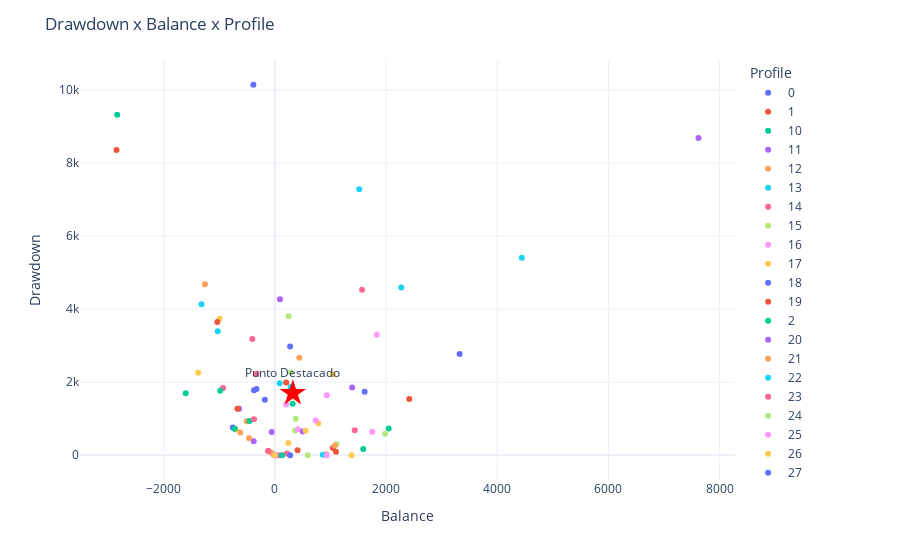

Notebook code for this chart:
### Code cell
# Crear la gráfica de dispersión
fig = px.scatter(df, 
                 x="Balance", y="Drawdown", 
                 color="Profile", 
                 hover_name="Profile", 
                 template='plotly_white')



# Añadir el título
fig.update_layout(title='Drawdown x Balance x Profile')

# Añadir punto destacado
highlighted_point = {
    "x": [sum(df['Balance']) / len(df['Balance'])],
    "y": [sum(df['Drawdown']) / len(df['Drawdown'])],
    "text": ["Punto Destacado"],
    "marker": {"color": "red", "size": 20, "symbol": "star"}
}

fig.add_trace(
    go.Scatter(
        x=highlighted_point["x"],
        y=highlighted_point["y"],
        mode='markers+text',
        text=highlighted_point["text"],
        textposition='top center',
        marker=highlighted_point["marker"],
        name='Punto Destacado'
    )
)

# Calcular el centroide
X = sum(df['Balance']) / len(df['Balance'])
Y = sum(df['Drawdown']) / len(df['Drawdown'])
print(f'centroide X: {X}, Y: {Y}')

# Mostrar la gráfica
fig.show()

### Figure 1 — Plotly figure (JSON) as saved in the notebook; plotly's stock layout.template omitted (floating-point values rounded to 4 significant figures)
{"data": [{"hovertemplate": "<b>%{hovertext}</b><br><br>Profile=0<br>Balance=%{x}<br>Drawdown=%{y}<extra></extra>", "hovertext": ["0"], "legendgroup": "0", "marker": {"color": "#636efa", "symbol": "circle"}, "mode": "markers", "name": "0", "orientation": "v", "showlegend": true, "type": "scatter", "x": [-387.5], "xaxis": "x", "y": [10140.0], "yaxis": "y"}, {"hovertemplate": "<b>%{hovertext}</b><br><br>Profile=1<br>Balance=%{x}<br>Drawdown=%{y}<extra></extra>", "hovertext": ["1"], "legendgroup": "1", "marker": {"color": "#EF553B", "symbol": "circle"}, "mode": "markers", "name": "1", "orientation": "v", "showlegend": true, "type": "scatter", "x": [-2850.0], "xaxis": "x", "y": [8355.0], "yaxis": "y"}, {"hovertemplate": "<b>%{hovertext}</b><br><br>Profile=10<br>Balance=%{x}<br>Drawdown=%{y}<extra></extra>", "hovertext": ["10"], "legendgroup": "10", "marker": {"color": "#00cc96", "symbol": "circle"}, "mode": "markers", "name": "10", "orientation": "v", "showlegend": true, "type": "scatter", "x": [-1605.0], "xaxis": "x", "y": [1697.0], "yaxis": "y"}, {"hovertemplate": "<b>%{hovertext}</b><br><br>Profile=11<br>Balance=%{x}<br>Drawdown=%{y}<extra></extra>", "hovertext": ["11"], "legendgroup": "11", "marker": {"color": "#ab63fa", "symbol": "circle"}, "mode": "markers", "name": "11", "orientation": "v", "showlegend": true, "type": "scatter", "x": [90.0], "xaxis": "x", "y": [4268.0], "yaxis": "y"}, {"hovertemplate": "<b>%{hovertext}</b><br><br>Profile=12<br>Balance=%{x}<br>Drawdown=%{y}<extra></extra>", "hovertext": ["12"], "legendgroup": "12", "marker": {"color": "#FFA15A", "symbol": "circle"}, "mode": "markers", "name": "12", "orientation": "v", "showlegend": true, "type": "scatter", "x": [-508.7], "xaxis": "x", "y": [933.8], "yaxis": "y"}, {"hovertemplate": "<b>%{hovertext}</b><br><br>Profile=13<br>Balance=%{x}<br>Drawdown=%{y}<extra></extra>", "hovertext": ["13"], "legendgroup": "13", "marker": {"color": "#19d3f3", "symbol": "circle"}, "mode": "markers", "name": "13", "orientation": "v", "showlegend": true, "type": "scatter", "x": [-1029.0], "xaxis": "x", "y": [3396.0], "yaxis": "y"}, {"hovertemplate": "<b>%{hovertext}</b><br><br>Profile=14<br>Balance=%{x}<br>Drawdown=%{y}<extra></extra>", "hovertext": ["14"], "legendgroup": "14", "marker": {"color": "#FF6692", "symbol": "circle"}, "mode": "markers", "name": "14", "orientation": "v", "showlegend": true, "type": "scatter", "x": [-932.5], "xaxis": "x", "y": [1843.0], "yaxis": "y"}, {"hovertemplate": "<b>%{hovertext}</b><br><br>Profile=15<br>Balance=%{x}<br>Drawdown=%{y}<extra></extra>", "hovertext": ["15"], "legendgroup": "15", "marker": {"color": "#B6E880", "symbol": "circle"}, "mode": "markers", "name": "15", "orientation": "v", "showlegend": true, "type": "scatter", "x": [245.0], "xaxis": "x", "y": [3805.0], "yaxis": "y"}, {"hovertemplate": "<b>%{hovertext}</b><br><br>Profile=16<br>Balance=%{x}<br>Drawdown=%{y}<extra></extra>", "hovertext": ["16"], "legendgroup": "16", "marker": {"color": "#FF97FF", "symbol": "circle"}, "mode": "markers", "name": "16", "orientation": "v", "showlegend": true, "type": "scatter", "x": [1834.0], "xaxis": "x", "y": [3301.0], "yaxis": "y"}, {"hovertemplate": "<b>%{hovertext}</b><br><br>Profile=17<br>Balance=%{x}<br>Drawdown=%{y}<extra></extra>", "hovertext": ["17"], "legendgroup": "17", "marker": {"color": "#FECB52", "symbol": "circle"}, "mode": "markers", "name": "17", "orientation": "v", "showlegend": true, "type": "scatter", "x": [-993.7], "xaxis": "x", "y": [3740.0], "yaxis": "y"}, {"hovertemplate": "<b>%{hovertext}</b><br><br>Profile=18<br>Balance=%{x}<br>Drawdown=%{y}<extra></extra>", "hovertext": ["18"], "legendgroup": "18", "marker": {"color": "#636efa", "symbol": "circle"}, "mode": "markers", "name": "18", "orientation": "v", "showlegend": true, "type": "scatter", "x": [3322.0], "xaxis": "x", "y": [2770.0], "yaxis": "y"}, {"hovertemplate": "<b>%{hovertext}</b><br><br>Profile=19<br>Balance=%{x}<br>Drawdown=%{y}<extra></extra>", "hovertext": ["19"], "legendgroup": "19", "marker": {"color": "#EF553B", "symbol": "circle"}, "mode": "markers", "name": "19", "orientation": "v", "showlegend": true, "type": "scatter", "x": [-1036.0], "xaxis": "x", "y": [3645.0], "yaxis": "y"}, {"hovertemplate": "<b>%{hovertext}</b><br><br>Profile=2<br>Balance=%{x}<br>Drawdown=%{y}<extra></extra>", "hovertext": ["2"], "legendgroup": "2", "marker": {"color": "#00cc96", "symbol": "circle"}, "mode": "markers", "name": "2", "orientation": "v", "showlegend": true, "type": "scatter", "x": [-2838.0], "xaxis": "x", "y": [9321.0], "yaxis": "y"}, {"hovertemplate": "<b>%{hovertext}</b><br><br>Profile=20<br>Balance=%{x}<br>Drawdown=%{y}<extra></extra>", "hovertext": ["20"], "legendgroup": "20", "marker": {"color": "#ab63fa", "symbol": "circle"}, "mode": "markers", "name": "20", "orientation": "v", "showlegend": true, "type": "scatter", "x": [1389.0], "xaxis": "x", "y": [1854.0], "yaxis": "y"}, {"hovertemplate": "<b>%{hovertext}</b><br><br>Profile=21<br>Balance=%{x}<br>Drawdown=%{y}<extra></extra>", "hovertext": ["21"], "legendgroup": "21", "marker": {"color": "#FFA15A", "symbol": "circle"}, "mode": "markers", "name": "21", "orientation": "v", "showlegend": true, "type": "scatter", "x": [438.7], "xaxis": "x", "y": [2666.0], "yaxis": "y"}, {"hovertemplate": "<b>%{hovertext}</b><br><br>Profile=22<br>Balance=%{x}<br>Drawdown=%{y}<extra></extra>", "hovertext": ["22"], "legendgroup": "22", "marker": {"color": "#19d3f3", "symbol": "circle"}, "mode": "markers", "name": "22", "orientation": "v", "showlegend": true, "type": "scatter", "x": [372.5], "xaxis": "x", "y": [1746.0], "yaxis": "y"}, {"hovertemplate": "<b>%{hovertext}</b><br><br>Profile=23<br>Balance=%{x}<br>Drawdown=%{y}<extra></extra>", "hovertext": ["23"], "legendgroup": "23", "marker": {"color": "#FF6692", "symbol": "circle"}, "mode": "markers", "name": "23", "orientation": "v", "showlegend": true, "type": "scatter", "x": [-406.2], "xaxis": "x", "y": [3185.0], "yaxis": "y"}, {"hovertemplate": "<b>%{hovertext}</b><br><br>Profile=24<br>Balance=%{x}<br>Drawdown=%{y}<extra></extra>", "hovertext": ["24"], "legendgroup": "24", "marker": {"color": "#B6E880", "symbol": "circle"}, "mode": "markers", "name": "24", "orientation": "v", "showlegend": true, "type": "scatter", "x": [286.3], "xaxis": "x", "y": [2274.0], "yaxis": "y"}, {"hovertemplate": "<b>%{hovertext}</b><br><br>Profile=25<br>Balance=%{x}<br>Drawdown=%{y}<extra></extra>", "hovertext": ["25"], "legendgroup": "25", "marker": {"color": "#FF97FF", "symbol": "circle"}, "mode": "markers", "name": "25", "orientation": "v", "showlegend": true, "type": "scatter", "x": [202.5], "xaxis": "x", "y": [1388.0], "yaxis": "y"}, {"hovertemplate": "<b>%{hovertext}</b><br><br>Profile=26<br>Balance=%{x}<br>Drawdown=%{y}<extra></extra>", "hovertext": ["26"], "legendgroup": "26", "marker": {"color": "#FECB52", "symbol": "circle"}, "mode": "markers", "name": "26", "orientation": "v", "showlegend": true, "type": "scatter", "x": [241.2], "xaxis": "x", "y": [333.8], "yaxis": "y"}, {"hovertemplate": "<b>%{hovertext}</b><br><br>Profile=27<br>Balance=%{x}<br>Drawdown=%{y}<extra></extra>", "hovertext": ["27"], "legendgroup": "27", "marker": {"color": "#636efa", "symbol": "circle"}, "mode": "markers", "name": "27", "orientation": "v", "showlegend": true, "type": "scatter", "x": [273.7], "xaxis": "x", "y": [2979.0], "yaxis": "y"}, {"hovertemplate": "<b>%{hovertext}</b><br><br>Profile=28<br>Balance=%{x}<br>Drawdown=%{y}<extra></extra>", "hovertext": ["28"], "legendgroup": "28", "marker": {"color": "#EF553B", "symbol": "circle"}, "mode": "markers", "name": "28", "orientation": "v", "showlegend": true, "type": "scatter", "x": [-121.2], "xaxis": "x", "y": [118.7], "yaxis": "y"}, {"hovertemplate": "<b>%{hovertext}</b><br><br>Profile=29<br>Balance=%{x}<br>Drawdown=%{y}<extra></extra>", "hovertext": ["29"], "legendgroup": "29", "marker": {"color": "#00cc96", "symbol": "circle"}, "mode": "markers", "name": "29", "orientation": "v", "showlegend": true, "type": "scatter", "x": [-20.0], "xaxis": "x", "y": [18.75], "yaxis": "y"}, {"hovertemplate": "<b>%{hovertext}</b><br><br>Profile=3<br>Balance=%{x}<br>Drawdown=%{y}<extra></extra>", "hovertext": ["3"], "legendgroup": "3", "marker": {"color": "#ab63fa", "symbol": "circle"}, "mode": "markers", "name": "3", "orientation": "v", "showlegend": true, "type": "scatter", "x": [7620.0], "xaxis": "x", "y": [8687.0], "yaxis": "y"}, {"hovertemplate": "<b>%{hovertext}</b><br><br>Profile=30<br>Balance=%{x}<br>Drawdown=%{y}<extra></extra>", "hovertext": ["30"], "legendgroup": "30", "marker": {"color": "#FFA15A", "symbol": "circle"}, "mode": "markers", "name": "30", "orientation": "v", "showlegend": true, "type": "scatter", "x": [-712.5], "xaxis": "x", "y": [711.2], "yaxis": "y"}, {"hovertemplate": "<b>%{hovertext}</b><br><br>Profile=31<br>Balance=%{x}<br>Drawdown=%{y}<extra></extra>", "hovertext": ["31"], "legendgroup": "31", "marker": {"color": "#19d3f3", "symbol": "circle"}, "mode": "markers", "name": "31", "orientation": "v", "showlegend": true, "type": "scatter", "x": [85.0], "xaxis": "x", "y": [1969.0], "yaxis": "y"}, {"hovertemplate": "<b>%{hovertext}</b><br><br>Profile=32<br>Balance=%{x}<br>Drawdown=%{y}<extra></extra>", "hovertext": ["32"], "legendgroup": "32", "marker": {"color": "#FF6692", "symbol": "circle"}, "mode": "markers", "name": "32", "orientation": "v", "showlegend": true, "type": "scatter", "x": [1436.0], "xaxis": "x", "y": [687.5], "yaxis": "y"}, {"hovertemplate": "<b>%{hovertext}</b><br><br>Profile=33<br>Balance=%{x}<br>Drawdown=%{y}<extra></extra>", "hovertext": ["33"], "legendgroup": "33", "marker": {"color": "#B6E880", "symbol": "circle"}, "mode": "markers", "name": "33", "orientation": "v", "showlegend": true, "type": "scatter", "x": [362.5], "xaxis": "x", "y": [675.0], "yaxis": "y"}, {"hovertemplate": "<b>%{hovertext}</b><br><br>Profile=34<br>Balance=%{x}<br>Drawdown=%{y}<extra></extra>", "hovertext": ["34"], "legendgroup": "34", "marker": {"color": "#FF97FF", "symbol": "circle"}, "mode": "markers", "name": "34", "orientation": "v", "showlegend": true, "type": "scatter", "x": [416.3], "xaxis": "x", "y": [715.0], "yaxis": "y"}, {"hovertemplate": "<b>%{hovertext}</b><br><br>Profile=35<br>Balance=%{x}<br>Drawdown=%{y}<extra></extra>", "hovertext": ["35"], "legendgroup": "35", "marker": {"color": "#FECB52", "symbol": "circle"}, "mode": "markers", "name": "35", "orientation": "v", "showlegend": true, "type": "scatter", "x": [-1380.0], "xaxis": "x", "y": [2260.0], "yaxis": "y"}, {"hovertemplate": "<b>%{hovertext}</b><br><br>Profile=36<br>Balance=%{x}<br>Drawdown=%{y}<extra></extra>", "hovertext": ["36"], "legendgroup": "36", "marker": {"color": "#636efa", "symbol": "circle"}, "mode": "markers", "name": "36", "orientation": "v", "showlegend": true, "type": "scatter", "x": [-181.3], "xaxis": "x", "y": [1516.0], "yaxis": "y"}, {"hovertemplate": "<b>%{hovertext}</b><br><br>Profile=37<br>Balance=%{x}<br>Drawdown=%{y}<extra></extra>", "hovertext": ["37"], "legendgroup": "37", "marker": {"color": "#EF553B", "symbol": "circle"}, "mode": "markers", "name": "37", "orientation": "v", "showlegend": true, "type": "scatter", "x": [1043.0], "xaxis": "x", "y": [197.5], "yaxis": "y"}, {"hovertemplate": "<b>%{hovertext}</b><br><br>Profile=38<br>Balance=%{x}<br>Drawdown=%{y}<extra></extra>", "hovertext": ["38"], "legendgroup": "38", "marker": {"color": "#00cc96", "symbol": "circle"}, "mode": "markers", "name": "38", "orientation": "v", "showlegend": true, "type": "scatter", "x": [-456.3], "xaxis": "x", "y": [935.0], "yaxis": "y"}, {"hovertemplate": "<b>%{hovertext}</b><br><br>Profile=39<br>Balance=%{x}<br>Drawdown=%{y}<extra></extra>", "hovertext": ["39"], "legendgroup": "39", "marker": {"color": "#ab63fa", "symbol": "circle"}, "mode": "markers", "name": "39", "orientation": "v", "showlegend": true, "type": "scatter", "x": [-646.3], "xaxis": "x", "y": [1273.0], "yaxis": "y"}, {"hovertemplate": "<b>%{hovertext}</b><br><br>Profile=4<br>Balance=%{x}<br>Drawdown=%{y}<extra></extra>", "hovertext": ["4"], "legendgroup": "4", "marker": {"color": "#FFA15A", "symbol": "circle"}, "mode": "markers", "name": "4", "orientation": "v", "showlegend": true, "type": "scatter", "x": [-1259.0], "xaxis": "x", "y": [4680.0], "yaxis": "y"}, {"hovertemplate": "<b>%{hovertext}</b><br><br>Profile=40<br>Balance=%{x}<br>Drawdown=%{y}<extra></extra>", "hovertext": ["40"], "legendgroup": "40", "marker": {"color": "#19d3f3", "symbol": "circle"}, "mode": "markers", "name": "40", "orientation": "v", "showlegend": true, "type": "scatter", "x": [282.5], "xaxis": "x", "y": [1867.0], "yaxis": "y"}, {"hovertemplate": "<b>%{hovertext}</b><br><br>Profile=41<br>Balance=%{x}<br>Drawdown=%{y}<extra></extra>", "hovertext": ["41"], "legendgroup": "41", "marker": {"color": "#FF6692", "symbol": "circle"}, "mode": "markers", "name": "41", "orientation": "v", "showlegend": true, "type": "scatter", "x": [-335.0], "xaxis": "x", "y": [2233.0], "yaxis": "y"}, {"hovertemplate": "<b>%{hovertext}</b><br><br>Profile=42<br>Balance=%{x}<br>Drawdown=%{y}<extra></extra>", "hovertext": ["42"], "legendgroup": "42", "marker": {"color": "#B6E880", "symbol": "circle"}, "mode": "markers", "name": "42", "orientation": "v", "showlegend": true, "type": "scatter", "x": [1109.0], "xaxis": "x", "y": [302.5], "yaxis": "y"}, {"hovertemplate": "<b>%{hovertext}</b><br><br>Profile=43<br>Balance=%{x}<br>Drawdown=%{y}<extra></extra>", "hovertext": ["43"], "legendgroup": "43", "marker": {"color": "#FF97FF", "symbol": "circle"}, "mode": "markers", "name": "43", "orientation": "v", "showlegend": true, "type": "scatter", "x": [1752.0], "xaxis": "x", "y": [643.8], "yaxis": "y"}, {"hovertemplate": "<b>%{hovertext}</b><br><br>Profile=44<br>Balance=%{x}<br>Drawdown=%{y}<extra></extra>", "hovertext": ["44"], "legendgroup": "44", "marker": {"color": "#FECB52", "symbol": "circle"}, "mode": "markers", "name": "44", "orientation": "v", "showlegend": true, "type": "scatter", "x": [778.8], "xaxis": "x", "y": [875.0], "yaxis": "y"}, {"hovertemplate": "<b>%{hovertext}</b><br><br>Profile=45<br>Balance=%{x}<br>Drawdown=%{y}<extra></extra>", "hovertext": ["45"], "legendgroup": "45", "marker": {"color": "#636efa", "symbol": "circle"}, "mode": "markers", "name": "45", "orientation": "v", "showlegend": true, "type": "scatter", "x": [-376.3], "xaxis": "x", "y": [1779.0], "yaxis": "y"}, {"hovertemplate": "<b>%{hovertext}</b><br><br>Profile=46<br>Balance=%{x}<br>Drawdown=%{y}<extra></extra>", "hovertext": ["46"], "legendgroup": "46", "marker": {"color": "#EF553B", "symbol": "circle"}, "mode": "markers", "name": "46", "orientation": "v", "showlegend": true, "type": "scatter", "x": [2416.0], "xaxis": "x", "y": [1543.0], "yaxis": "y"}, {"hovertemplate": "<b>%{hovertext}</b><br><br>Profile=47<br>Balance=%{x}<br>Drawdown=%{y}<extra></extra>", "hovertext": ["47"], "legendgroup": "47", "marker": {"color": "#00cc96", "symbol": "circle"}, "mode": "markers", "name": "47", "orientation": "v", "showlegend": true, "type": "scatter", "x": [-983.7], "xaxis": "x", "y": [1764.0], "yaxis": "y"}, {"hovertemplate": "<b>%{hovertext}</b><br><br>Profile=48<br>Balance=%{x}<br>Drawdown=%{y}<extra></extra>", "hovertext": ["48"], "legendgroup": "48", "marker": {"color": "#ab63fa", "symbol": "circle"}, "mode": "markers", "name": "48", "orientation": "v", "showlegend": true, "type": "scatter", "x": [500.0], "xaxis": "x", "y": [648.8], "yaxis": "y"}, {"hovertemplate": "<b>%{hovertext}</b><br><br>Profile=49<br>Balance=%{x}<br>Drawdown=%{y}<extra></extra>", "hovertext": ["49"], "legendgroup": "49", "marker": {"color": "#FFA15A", "symbol": "circle"}, "mode": "markers", "name": "49", "orientation": "v", "showlegend": true, "type": "scatter", "x": [921.3], "xaxis": "x", "y": [25.0], "yaxis": "y"}, {"hovertemplate": "<b>%{hovertext}</b><br><br>Profile=5<br>Balance=%{x}<br>Drawdown=%{y}<extra></extra>", "hovertext": ["5"], "legendgroup": "5", "marker": {"color": "#19d3f3", "symbol": "circle"}, "mode": "markers", "name": "5", "orientation": "v", "showlegend": true, "type": "scatter", "x": [1516.0], "xaxis": "x", "y": [7281.0], "yaxis": "y"}, {"hovertemplate": "<b>%{hovertext}</b><br><br>Profile=50<br>Balance=%{x}<br>Drawdown=%{y}<extra></extra>", "hovertext": ["50"], "legendgroup": "50", "marker": {"color": "#FF6692", "symbol": "circle"}, "mode": "markers", "name": "50", "orientation": "v", "showlegend": true, "type": "scatter", "x": [216.2], "xaxis": "x", "y": [46.25], "yaxis": "y"}, {"hovertemplate": "<b>%{hovertext}</b><br><br>Profile=51<br>Balance=%{x}<br>Drawdown=%{y}<extra></extra>", "hovertext": ["51"], "legendgroup": "51", "marker": {"color": "#B6E880", "symbol": "circle"}, "mode": "markers", "name": "51", "orientation": "v", "showlegend": true, "type": "scatter", "x": [-1.25], "xaxis": "x", "y": [0], "yaxis": "y"}, {"hovertemplate": "<b>%{hovertext}</b><br><br>Profile=52<br>Balance=%{x}<br>Drawdown=%{y}<extra></extra>", "hovertext": ["52"], "legendgroup": "52", "marker": {"color": "#FF97FF", "symbol": "circle"}, "mode": "markers", "name": "52", "orientation": "v", "showlegend": true, "type": "scatter", "x": [933.7], "xaxis": "x", "y": [1643.0], "yaxis": "y"}, {"hovertemplate": "<b>%{hovertext}</b><br><br>Profile=53<br>Balance=%{x}<br>Drawdown=%{y}<extra></extra>", "hovertext": ["53"], "legendgroup": "53", "marker": {"color": "#FECB52", "symbol": "circle"}, "mode": "markers", "name": "53", "orientation": "v", "showlegend": true, "type": "scatter", "x": [1041.0], "xaxis": "x", "y": [2215.0], "yaxis": "y"}, {"hovertemplate": "<b>%{hovertext}</b><br><br>Profile=54<br>Balance=%{x}<br>Drawdown=%{y}<extra></extra>", "hovertext": ["54"], "legendgroup": "54", "marker": {"color": "#636efa", "symbol": "circle"}, "mode": "markers", "name": "54", "orientation": "v", "showlegend": true, "type": "scatter", "x": [1614.0], "xaxis": "x", "y": [1740.0], "yaxis": "y"}, {"hovertemplate": "<b>%{hovertext}</b><br><br>Profile=55<br>Balance=%{x}<br>Drawdown=%{y}<extra></extra>", "hovertext": ["55"], "legendgroup": "55", "marker": {"color": "#EF553B", "symbol": "circle"}, "mode": "markers", "name": "55", "orientation": "v", "showlegend": true, "type": "scatter", "x": [-675.0], "xaxis": "x", "y": [1271.0], "yaxis": "y"}, {"hovertemplate": "<b>%{hovertext}</b><br><br>Profile=56<br>Balance=%{x}<br>Drawdown=%{y}<extra></extra>", "hovertext": ["56"], "legendgroup": "56", "marker": {"color": "#00cc96", "symbol": "circle"}, "mode": "markers", "name": "56", "orientation": "v", "showlegend": true, "type": "scatter", "x": [2046.0], "xaxis": "x", "y": [732.5], "yaxis": "y"}, {"hovertemplate": "<b>%{hovertext}</b><br><br>Profile=57<br>Balance=%{x}<br>Drawdown=%{y}<extra></extra>", "hovertext": ["57"], "legendgroup": "57", "marker": {"color": "#ab63fa", "symbol": "circle"}, "mode": "markers", "name": "57", "orientation": "v", "showlegend": true, "type": "scatter", "x": [-382.5], "xaxis": "x", "y": [380.0], "yaxis": "y"}, {"hovertemplate": "<b>%{hovertext}</b><br><br>Profile=58<br>Balance=%{x}<br>Drawdown=%{y}<extra></extra>", "hovertext": ["58"], "legendgroup": "58", "marker": {"color": "#FFA15A", "symbol": "circle"}, "mode": "markers", "name": "58", "orientation": "v", "showlegend": true, "type": "scatter", "x": [1075.0], "xaxis": "x", "y": [268.8], "yaxis": "y"}, {"hovertemplate": "<b>%{hovertext}</b><br><br>Profile=59<br>Balance=%{x}<br>Drawdown=%{y}<extra></extra>", "hovertext": ["59"], "legendgroup": "59", "marker": {"color": "#19d3f3", "symbol": "circle"}, "mode": "markers", "name": "59", "orientation": "v", "showlegend": true, "type": "scatter", "x": [861.3], "xaxis": "x", "y": [11.25], "yaxis": "y"}, {"hovertemplate": "<b>%{hovertext}</b><br><br>Profile=6<br>Balance=%{x}<br>Drawdown=%{y}<extra></extra>", "hovertext": ["6"], "legendgroup": "6", "marker": {"color": "#FF6692", "symbol": "circle"}, "mode": "markers", "name": "6", "orientation": "v", "showlegend": true, "type": "scatter", "x": [1567.0], "xaxis": "x", "y": [4533.0], "yaxis": "y"}, {"hovertemplate": "<b>%{hovertext}</b><br><br>Profile=60<br>Balance=%{x}<br>Drawdown=%{y}<extra></extra>", "hovertext": ["60"], "legendgroup": "60", "marker": {"color": "#B6E880", "symbol": "circle"}, "mode": "markers", "name": "60", "orientation": "v", "showlegend": true, "type": "scatter", "x": [1983.0], "xaxis": "x", "y": [588.7], "yaxis": "y"}, {"hovertemplate": "<b>%{hovertext}</b><br><br>Profile=61<br>Balance=%{x}<br>Drawdown=%{y}<extra></extra>", "hovertext": ["61"], "legendgroup": "61", "marker": {"color": "#FF97FF", "symbol": "circle"}, "mode": "markers", "name": "61", "orientation": "v", "showlegend": true, "type": "scatter", "x": [-11.25], "xaxis": "x", "y": [10.0], "yaxis": "y"}, {"hovertemplate": "<b>%{hovertext}</b><br><br>Profile=62<br>Balance=%{x}<br>Drawdown=%{y}<extra></extra>", "hovertext": ["62"], "legendgroup": "62", "marker": {"color": "#FECB52", "symbol": "circle"}, "mode": "markers", "name": "62", "orientation": "v", "showlegend": true, "type": "scatter", "x": [1378.0], "xaxis": "x", "y": [0], "yaxis": "y"}, {"hovertemplate": "<b>%{hovertext}</b><br><br>Profile=64<br>Balance=%{x}<br>Drawdown=%{y}<extra></extra>", "hovertext": ["64"], "legendgroup": "64", "marker": {"color": "#636efa", "symbol": "circle"}, "mode": "markers", "name": "64", "orientation": "v", "showlegend": true, "type": "scatter", "x": [-2.5], "xaxis": "x", "y": [0], "yaxis": "y"}, {"hovertemplate": "<b>%{hovertext}</b><br><br>Profile=66<br>Balance=%{x}<br>Drawdown=%{y}<extra></extra>", "hovertext": ["66"], "legendgroup": "66", "marker": {"color": "#EF553B", "symbol": "circle"}, "mode": "markers", "name": "66", "orientation": "v", "showlegend": true, "type": "scatter", "x": [202.5], "xaxis": "x", "y": [1991.0], "yaxis": "y"}, {"hovertemplate": "<b>%{hovertext}</b><br><br>Profile=67<br>Balance=%{x}<br>Drawdown=%{y}<extra></extra>", "hovertext": ["67"], "legendgroup": "67", "marker": {"color": "#00cc96", "symbol": "circle"}, "mode": "markers", "name": "67", "orientation": "v", "showlegend": true, "type": "scatter", "x": [1589.0], "xaxis": "x", "y": [170.0], "yaxis": "y"}, {"hovertemplate": "<b>%{hovertext}</b><br><br>Profile=68<br>Balance=%{x}<br>Drawdown=%{y}<extra></extra>", "hovertext": ["68"], "legendgroup": "68", "marker": {"color": "#ab63fa", "symbol": "circle"}, "mode": "markers", "name": "68", "orientation": "v", "showlegend": true, "type": "scatter", "x": [-58.75], "xaxis": "x", "y": [637.5], "yaxis": "y"}, {"hovertemplate": "<b>%{hovertext}</b><br><br>Profile=69<br>Balance=%{x}<br>Drawdown=%{y}<extra></extra>", "hovertext": ["69"], "legendgroup": "69", "marker": {"color": "#FFA15A", "symbol": "circle"}, "mode": "markers", "name": "69", "orientation": "v", "showlegend": true, "type": "scatter", "x": [-66.25], "xaxis": "x", "y": [67.5], "yaxis": "y"}, {"hovertemplate": "<b>%{hovertext}</b><br><br>Profile=7<br>Balance=%{x}<br>Drawdown=%{y}<extra></extra>", "hovertext": ["7"], "legendgroup": "7", "marker": {"color": "#19d3f3", "symbol": "circle"}, "mode": "markers", "name": "7", "orientation": "v", "showlegend": true, "type": "scatter", "x": [-1320.0], "xaxis": "x", "y": [4134.0], "yaxis": "y"}, {"hovertemplate": "<b>%{hovertext}</b><br><br>Profile=70<br>Balance=%{x}<br>Drawdown=%{y}<extra></extra>", "hovertext": ["70"], "legendgroup": "70", "marker": {"color": "#FF6692", "symbol": "circle"}, "mode": "markers", "name": "70", "orientation": "v", "showlegend": true, "type": "scatter", "x": [95.0], "xaxis": "x", "y": [2.5], "yaxis": "y"}, {"hovertemplate": "<b>%{hovertext}</b><br><br>Profile=71<br>Balance=%{x}<br>Drawdown=%{y}<extra></extra>", "hovertext": ["71"], "legendgroup": "71", "marker": {"color": "#B6E880", "symbol": "circle"}, "mode": "markers", "name": "71", "orientation": "v", "showlegend": true, "type": "scatter", "x": [590.0], "xaxis": "x", "y": [0], "yaxis": "y"}, {"hovertemplate": "<b>%{hovertext}</b><br><br>Profile=73<br>Balance=%{x}<br>Drawdown=%{y}<extra></extra>", "hovertext": ["73"], "legendgroup": "73", "marker": {"color": "#FF97FF", "symbol": "circle"}, "mode": "markers", "name": "73", "orientation": "v", "showlegend": true, "type": "scatter", "x": [732.5], "xaxis": "x", "y": [950.0], "yaxis": "y"}, {"hovertemplate": "<b>%{hovertext}</b><br><br>Profile=74<br>Balance=%{x}<br>Drawdown=%{y}<extra></extra>", "hovertext": ["74"], "legendgroup": "74", "marker": {"color": "#FECB52", "symbol": "circle"}, "mode": "markers", "name": "74", "orientation": "v", "showlegend": true, "type": "scatter", "x": [-711.3], "xaxis": "x", "y": [710.0], "yaxis": "y"}, {"hovertemplate": "<b>%{hovertext}</b><br><br>Profile=75<br>Balance=%{x}<br>Drawdown=%{y}<extra></extra>", "hovertext": ["75"], "legendgroup": "75", "marker": {"color": "#636efa", "symbol": "circle"}, "mode": "markers", "name": "75", "orientation": "v", "showlegend": true, "type": "scatter", "x": [273.8], "xaxis": "x", "y": [0], "yaxis": "y"}, {"hovertemplate": "<b>%{hovertext}</b><br><br>Profile=76<br>Balance=%{x}<br>Drawdown=%{y}<extra></extra>", "hovertext": ["76"], "legendgroup": "76", "marker": {"color": "#EF553B", "symbol": "circle"}, "mode": "markers", "name": "76", "orientation": "v", "showlegend": true, "type": "scatter", "x": [407.5], "xaxis": "x", "y": [138.7], "yaxis": "y"}, {"hovertemplate": "<b>%{hovertext}</b><br><br>Profile=77<br>Balance=%{x}<br>Drawdown=%{y}<extra></extra>", "hovertext": ["77"], "legendgroup": "77", "marker": {"color": "#00cc96", "symbol": "circle"}, "mode": "markers", "name": "77", "orientation": "v", "showlegend": true, "type": "scatter", "x": [318.8], "xaxis": "x", "y": [1412.0], "yaxis": "y"}, {"hovertemplate": "<b>%{hovertext}</b><br><br>Profile=78<br>Balance=%{x}<br>Drawdown=%{y}<extra></extra>", "hovertext": ["78"], "legendgroup": "78", "marker": {"color": "#ab63fa", "symbol": "circle"}, "mode": "markers", "name": "78", "orientation": "v", "showlegend": true, "type": "scatter", "x": [-1.25], "xaxis": "x", "y": [0], "yaxis": "y"}, {"hovertemplate": "<b>%{hovertext}</b><br><br>Profile=79<br>Balance=%{x}<br>Drawdown=%{y}<extra></extra>", "hovertext": ["79"], "legendgroup": "79", "marker": {"color": "#FFA15A", "symbol": "circle"}, "mode": "markers", "name": "79", "orientation": "v", "showlegend": true, "type": "scatter", "x": [-465.0], "xaxis": "x", "y": [463.8], "yaxis": "y"}, {"hovertemplate": "<b>%{hovertext}</b><br><br>Profile=8<br>Balance=%{x}<br>Drawdown=%{y}<extra></extra>", "hovertext": ["8"], "legendgroup": "8", "marker": {"color": "#19d3f3", "symbol": "circle"}, "mode": "markers", "name": "8", "orientation": "v", "showlegend": true, "type": "scatter", "x": [4441.0], "xaxis": "x", "y": [5405.0], "yaxis": "y"}, {"hovertemplate": "<b>%{hovertext}</b><br><br>Profile=80<br>Balance=%{x}<br>Drawdown=%{y}<extra></extra>", "hovertext": ["80"], "legendgroup": "80", "marker": {"color": "#FF6692", "symbol": "circle"}, "mode": "markers", "name": "80", "orientation": "v", "showlegend": true, "type": "scatter", "x": [-375.0], "xaxis": "x", "y": [988.8], "yaxis": "y"}, {"hovertemplate": "<b>%{hovertext}</b><br><br>Profile=82<br>Balance=%{x}<br>Drawdown=%{y}<extra></extra>", "hovertext": ["82"], "legendgroup": "82", "marker": {"color": "#B6E880", "symbol": "circle"}, "mode": "markers", "name": "82", "orientation": "v", "showlegend": true, "type": "scatter", "x": [-1.25], "xaxis": "x", "y": [0], "yaxis": "y"}, {"hovertemplate": "<b>%{hovertext}</b><br><br>Profile=83<br>Balance=%{x}<br>Drawdown=%{y}<extra></extra>", "hovertext": ["83"], "legendgroup": "83", "marker": {"color": "#FF97FF", "symbol": "circle"}, "mode": "markers", "name": "83", "orientation": "v", "showlegend": true, "type": "scatter", "x": [933.8], "xaxis": "x", "y": [0], "yaxis": "y"}, {"hovertemplate": "<b>%{hovertext}</b><br><br>Profile=84<br>Balance=%{x}<br>Drawdown=%{y}<extra></extra>", "hovertext": ["84"], "legendgroup": "84", "marker": {"color": "#FECB52", "symbol": "circle"}, "mode": "markers", "name": "84", "orientation": "v", "showlegend": true, "type": "scatter", "x": [553.8], "xaxis": "x", "y": [673.7], "yaxis": "y"}, {"hovertemplate": "<b>%{hovertext}</b><br><br>Profile=85<br>Balance=%{x}<br>Drawdown=%{y}<extra></extra>", "hovertext": ["85"], "legendgroup": "85", "marker": {"color": "#636efa", "symbol": "circle"}, "mode": "markers", "name": "85", "orientation": "v", "showlegend": true, "type": "scatter", "x": [-757.5], "xaxis": "x", "y": [756.3], "yaxis": "y"}, {"hovertemplate": "<b>%{hovertext}</b><br><br>Profile=86<br>Balance=%{x}<br>Drawdown=%{y}<extra></extra>", "hovertext": ["86"], "legendgroup": "86", "marker": {"color": "#EF553B", "symbol": "circle"}, "mode": "markers", "name": "86", "orientation": "v", "showlegend": true, "type": "scatter", "x": [-2.5], "xaxis": "x", "y": [0], "yaxis": "y"}, {"hovertemplate": "<b>%{hovertext}</b><br><br>Profile=87<br>Balance=%{x}<br>Drawdown=%{y}<extra></extra>", "hovertext": ["87"], "legendgroup": "87", "marker": {"color": "#00cc96", "symbol": "circle"}, "mode": "markers", "name": "87", "orientation": "v", "showlegend": true, "type": "scatter", "x": [-725.0], "xaxis": "x", "y": [723.7], "yaxis": "y"}, {"hovertemplate": "<b>%{hovertext}</b><br><br>Profile=88<br>Balance=%{x}<br>Drawdown=%{y}<extra></extra>", "hovertext": ["88"], "legendgroup": "88", "marker": {"color": "#ab63fa", "symbol": "circle"}, "mode": "markers", "name": "88", "orientation": "v", "showlegend": true, "type": "scatter", "x": [22.5], "xaxis": "x", "y": [0], "yaxis": "y"}, {"hovertemplate": "<b>%{hovertext}</b><br><br>Profile=89<br>Balance=%{x}<br>Drawdown=%{y}<extra></extra>", "hovertext": ["89"], "legendgroup": "89", "marker": {"color": "#FFA15A", "symbol": "circle"}, "mode": "markers", "name": "89", "orientation": "v", "showlegend": true, "type": "scatter", "x": [-621.3], "xaxis": "x", "y": [620.0], "yaxis": "y"}, {"hovertemplate": "<b>%{hovertext}</b><br><br>Profile=9<br>Balance=%{x}<br>Drawdown=%{y}<extra></extra>", "hovertext": ["9"], "legendgroup": "9", "marker": {"color": "#19d3f3", "symbol": "circle"}, "mode": "markers", "name": "9", "orientation": "v", "showlegend": true, "type": "scatter", "x": [2272.0], "xaxis": "x", "y": [4594.0], "yaxis": "y"}, {"hovertemplate": "<b>%{hovertext}</b><br><br>Profile=90<br>Balance=%{x}<br>Drawdown=%{y}<extra></extra>", "hovertext": ["90"], "legendgroup": "90", "marker": {"color": "#FF6692", "symbol": "circle"}, "mode": "markers", "name": "90", "orientation": "v", "showlegend": true, "type": "scatter", "x": [-117.5], "xaxis": "x", "y": [116.3], "yaxis": "y"}, {"hovertemplate": "<b>%{hovertext}</b><br><br>Profile=91<br>Balance=%{x}<br>Drawdown=%{y}<extra></extra>", "hovertext": ["91"], "legendgroup": "91", "marker": {"color": "#B6E880", "symbol": "circle"}, "mode": "markers", "name": "91", "orientation": "v", "showlegend": true, "type": "scatter", "x": [375.0], "xaxis": "x", "y": [996.3], "yaxis": "y"}, {"hovertemplate": "<b>%{hovertext}</b><br><br>Profile=93<br>Balance=%{x}<br>Drawdown=%{y}<extra></extra>", "hovertext": ["93"], "legendgroup": "93", "marker": {"color": "#FF97FF", "symbol": "circle"}, "mode": "markers", "name": "93", "orientation": "v", "showlegend": true, "type": "scatter", "x": [-2.5], "xaxis": "x", "y": [0], "yaxis": "y"}, {"hovertemplate": "<b>%{hovertext}</b><br><br>Profile=94<br>Balance=%{x}<br>Drawdown=%{y}<extra></extra>", "hovertext": ["94"], "legendgroup": "94", "marker": {"color": "#FECB52", "symbol": "circle"}, "mode": "markers", "name": "94", "orientation": "v", "showlegend": true, "type": "scatter", "x": [-1.25], "xaxis": "x", "y": [0], "yaxis": "y"}, {"hovertemplate": "<b>%{hovertext}</b><br><br>Profile=95<br>Balance=%{x}<br>Drawdown=%{y}<extra></extra>", "hovertext": ["95"], "legendgroup": "95", "marker": {"color": "#636efa", "symbol": "circle"}, "mode": "markers", "name": "95", "orientation": "v", "showlegend": true, "type": "scatter", "x": [-331.2], "xaxis": "x", "y": [1811.0], "yaxis": "y"}, {"hovertemplate": "<b>%{hovertext}</b><br><br>Profile=96<br>Balance=%{x}<br>Drawdown=%{y}<extra></extra>", "hovertext": ["96"], "legendgroup": "96", "marker": {"color": "#EF553B", "symbol": "circle"}, "mode": "markers", "name": "96", "orientation": "v", "showlegend": true, "type": "scatter", "x": [1099.0], "xaxis": "x", "y": [97.5], "yaxis": "y"}, {"hovertemplate": "<b>%{hovertext}</b><br><br>Profile=98<br>Balance=%{x}<br>Drawdown=%{y}<extra></extra>", "hovertext": ["98"], "legendgroup": "98", "marker": {"color": "#00cc96", "symbol": "circle"}, "mode": "markers", "name": "98", "orientation": "v", "showlegend": true, "type": "scatter", "x": [130.0], "xaxis": "x", "y": [1.25], "yaxis": "y"}, {"marker": {"color": "red", "size": 20, "symbol": "star"}, "mode": "markers+text", "name": "Punto Destacado", "text": ["Punto Destacado"], "textposition": "top center", "type": "scatter", "x": [322.6], "y": [1698.0]}], "layout": {"legend": {"title": {"text": "Profile"}, "tracegroupgap": 0}, "margin": {"t": 60}, "title": {"text": "Drawdown x Balance x Profile"}, "xaxis": {"anchor": "y", "domain": [0, 1], "title": {"text": "Balance"}}, "yaxis": {"anchor": "x", "domain": [0, 1], "title": {"text": "Drawdown"}}}}
